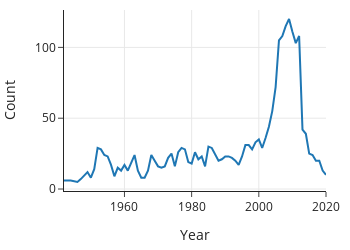

Notebook cell for this chart:
### Markdown cell above
It's just as the article says. Luna wasn't popular at all until the year 2000
or so. Think about that---if someone tells you that their name is Luna, you can
take a pretty good guess at their age even without any other information about
them!

Just for fun, here's the same plot for the name Siri.

### Code cell
# Using .query is similar to using .loc with a boolean series. query() has more
# restrictions on what kinds of filtering you can do but can be convenient as a
# shorthand. 
siri = (baby.query('Name == "Siri"')
        .query('Sex == "F"'))
px.line(siri, x='Year', y='Count', width=350, height=250)

### Figure 1 — Plotly figure (JSON) as saved in the notebook; plotly's stock layout.template omitted (floating-point values rounded to 4 significant figures)
{"data": [{"hovertemplate": "Year=%{x}<br>Count=%{y}<extra></extra>", "legendgroup": "", "line": {"color": "#1F77B4", "dash": "solid"}, "marker": {"symbol": "circle"}, "mode": "lines", "name": "", "orientation": "v", "showlegend": false, "type": "scatter", "x": [2020, 2019, 2018, 2017, 2016, 2015, 2014, 2013, 2012, 2011, 2010, 2009, 2008, 2007, 2006, 2005, 2004, 2003, 2002, 2001, 2000, 1999, 1998, 1997, 1996, 1995, 1994, 1993, 1992, 1991, 1990, 1989, 1988, 1987, 1986, 1985, 1984, 1983, 1982, 1981, 1980, 1979, 1978, 1977, 1976, 1975, 1974, 1973, 1972, 1971, 1970, 1969, 1968, 1967, 1966, 1965, 1964, 1963, 1962, 1961, 1960, 1959, 1958, 1957, 1956, 1955, 1954, 1953, 1952, 1951, 1950, 1949, 1947, 1946, 1944, 1942], "xaxis": "x", "y": [10, 13, 20, 20, 24, 25, 39, 42, 108, 103, 111, 120, 115, 108, 105, 72, 55, 44, 36, 29, 35, 33, 28, 31, 31, 23, 17, 20, 22, 23, 23, 21, 20, 24, 29, 30, 16, 23, 21, 26, 18, 19, 28, 29, 26, 16, 25, 22, 16, 15, 16, 20, 24, 13, 8, 8, 13, 24, 19, 13, 17, 13, 15, 9, 17, 23, 24, 28, 29, 14, 8, 12, 7, 5, 6, 6], "yaxis": "y"}], "layout": {"height": 250, "legend": {"tracegroupgap": 0}, "width": 350, "xaxis": {"anchor": "y", "autorange": true, "domain": [0, 1], "range": [1942, 2020], "title": {"text": "Year"}, "type": "linear"}, "yaxis": {"anchor": "x", "autorange": true, "domain": [0, 1], "range": [-1.389, 126.4], "title": {"text": "Count"}, "type": "linear"}}}
